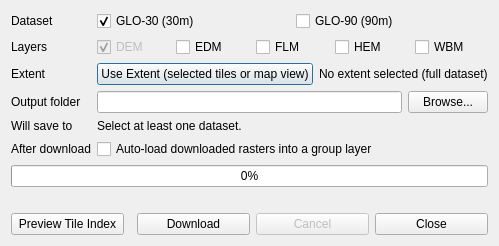
<?xml version="1.0" encoding="UTF-8"?>
<ui version="4.0">
 <class>CopernicusGloDemDownloaderDialogBase</class>
 <widget class="QDialog" name="CopernicusGloDemDownloaderDialogBase">
  <property name="windowTitle">
   <string>Copernicus GLO DEM Downloader</string>
  </property>
  <layout class="QVBoxLayout" name="rootLayout">
   <item>
    <layout class="QFormLayout" name="formLayout">
     <item row="0" column="0">
      <widget class="QLabel" name="datasetLabel">
       <property name="text">
        <string>Dataset</string>
       </property>
      </widget>
     </item>
     <item row="0" column="1">
      <layout class="QHBoxLayout" name="datasetLayout">
       <item>
        <widget class="QCheckBox" name="checkGlo30">
         <property name="text">
          <string>GLO-30 (30m)</string>
         </property>
         <property name="checked">
          <bool>true</bool>
         </property>
        </widget>
       </item>
       <item>
        <widget class="QCheckBox" name="checkGlo90">
         <property name="text">
          <string>GLO-90 (90m)</string>
         </property>
        </widget>
       </item>
      </layout>
     </item>
     <item row="1" column="0">
      <widget class="QLabel" name="masksLabel">
       <property name="text">
        <string>Layers</string>
       </property>
      </widget>
     </item>
     <item row="1" column="1">
      <layout class="QHBoxLayout" name="masksLayout">
       <item>
        <widget class="QCheckBox" name="checkMaskDem">
         <property name="text">
          <string>DEM</string>
         </property>
         <property name="checked">
          <bool>true</bool>
         </property>
         <property name="enabled">
          <bool>false</bool>
         </property>
        </widget>
       </item>
       <item>
        <widget class="QCheckBox" name="checkMaskEdm">
         <property name="text">
          <string>EDM</string>
         </property>
        </widget>
       </item>
       <item>
        <widget class="QCheckBox" name="checkMaskFlm">
         <property name="text">
          <string>FLM</string>
         </property>
        </widget>
       </item>
       <item>
        <widget class="QCheckBox" name="checkMaskHem">
         <property name="text">
          <string>HEM</string>
         </property>
        </widget>
       </item>
       <item>
        <widget class="QCheckBox" name="checkMaskWbm">
         <property name="text">
          <string>WBM</string>
         </property>
        </widget>
       </item>
      </layout>
     </item>
     <item row="2" column="0">
      <widget class="QLabel" name="extentLabel">
       <property name="text">
        <string>Extent</string>
       </property>
      </widget>
     </item>
     <item row="2" column="1">
      <layout class="QHBoxLayout" name="extentLayout">
       <item>
        <widget class="QPushButton" name="btnUseCurrentExtent">
         <property name="toolTip">
          <string>Uses the selected tiles in the tile index layer if any are selected, otherwise the current map canvas extent.</string>
         </property>
         <property name="text">
          <string>Use Extent (selected tiles or map view)</string>
         </property>
        </widget>
       </item>
       <item>
        <widget class="QLabel" name="extentValueLabel">
         <property name="text">
          <string>No extent selected (full dataset)</string>
         </property>
        </widget>
       </item>
      </layout>
     </item>
     <item row="3" column="0">
      <widget class="QLabel" name="outputLabel">
       <property name="text">
        <string>Output folder</string>
       </property>
      </widget>
     </item>
     <item row="3" column="1">
      <layout class="QHBoxLayout" name="outputLayout">
       <item>
        <widget class="QLineEdit" name="outputLineEdit"/>
       </item>
       <item>
        <widget class="QPushButton" name="btnBrowseOutput">
         <property name="text">
          <string>Browse...</string>
         </property>
        </widget>
       </item>
      </layout>
     </item>
     <item row="4" column="0">
      <widget class="QLabel" name="savePathsLabel">
       <property name="text">
        <string>Will save to</string>
       </property>
       <property name="alignment">
        <set>Qt::AlignTop|Qt::AlignLeading|Qt::AlignLeft</set>
       </property>
      </widget>
     </item>
     <item row="4" column="1">
      <widget class="QLabel" name="savePathsValueLabel">
       <property name="text">
        <string>Select at least one dataset.</string>
       </property>
       <property name="wordWrap">
        <bool>true</bool>
       </property>
      </widget>
     </item>
     <item row="5" column="0">
      <widget class="QLabel" name="autoLoadLabel">
       <property name="text">
        <string>After download</string>
       </property>
      </widget>
     </item>
     <item row="5" column="1">
      <widget class="QCheckBox" name="checkAutoLoad">
       <property name="text">
        <string>Auto-load downloaded rasters into a group layer</string>
       </property>
       <property name="checked">
        <bool>false</bool>
       </property>
      </widget>
     </item>
    </layout>
   </item>
   <item>
    <widget class="QProgressBar" name="progressBar">
     <property name="value">
      <number>0</number>
     </property>
    </widget>
   </item>
   <item>
    <widget class="QLabel" name="statusLabel">
     <property name="text">
      <string></string>
     </property>
    </widget>
   </item>
   <item>
    <layout class="QHBoxLayout" name="buttonLayout">
     <item>
      <widget class="QPushButton" name="btnPreviewIndex">
       <property name="text">
        <string>Preview Tile Index</string>
       </property>
      </widget>
     </item>
     <item>
      <spacer name="buttonSpacer">
       <property name="orientation">
        <enum>Qt::Horizontal</enum>
       </property>
      </spacer>
     </item>
     <item>
      <widget class="QPushButton" name="btnDownload">
       <property name="text">
        <string>Download</string>
       </property>
      </widget>
     </item>
     <item>
      <widget class="QPushButton" name="btnCancel">
       <property name="text">
        <string>Cancel</string>
       </property>
       <property name="enabled">
        <bool>false</bool>
       </property>
      </widget>
     </item>
     <item>
      <widget class="QPushButton" name="btnClose">
       <property name="text">
        <string>Close</string>
       </property>
      </widget>
     </item>
    </layout>
   </item>
  </layout>
 </widget>
 <resources/>
 <connections/>
</ui>
